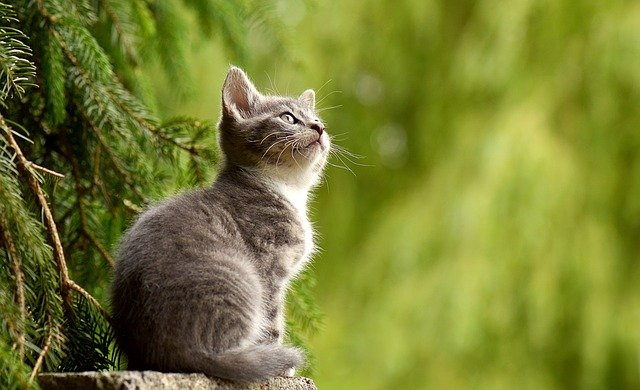
#> input picture OPENCV/learning/image/img.jpg, 640 x 390 px
$ jupyter execute '11.image_transformation(Blur).ipynb'
#> lines starting #> are read from the running program, lines starting #| are printed output that depends on the picture
#### 11. Image transformation (Blur)

average blurring

[cell 1]
import cv2
import numpy as np
import matplotlib.pyplot as plt

img = cv2.imread('image/img.jpg')
#> img is the input picture: shape (390, 640, 3); mean B, G, R 50.4, 126.1, 119.4

# 평균 필터 커널 생성
kernel_1 = np.ones((3, 3))/3**2 # 3x3 평균 커널 필터
kernel_2 = np.ones((5,5))/5**2 # 5x5 평균 커널 필터

# 필터 적용
blured_1 = cv2.filter2D(img, -1, kernel_1)
blured_2 = cv2.filter2D(img, -1, kernel_2)
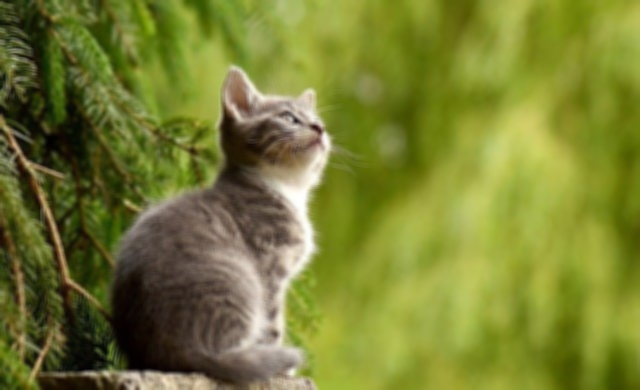
#> blured_2: shape (390, 640, 3); mean B, G, R 50.4, 126.1, 119.4

fig = plt.figure(figsize = (20, 20))
rows = 1
cols = 3

ax1 = fig.add_subplot(rows, cols, 1)
ax1.set_title('origin image')
plt.imshow(img)

ax2 = fig.add_subplot(rows, cols, 2)
ax2.set_title('3x3 average filter')
plt.imshow(blured_1)

ax3 = fig.add_subplot(rows, cols, 3)
ax3.set_title('5x5 average filter')
plt.imshow(blured_2)

plt.show()
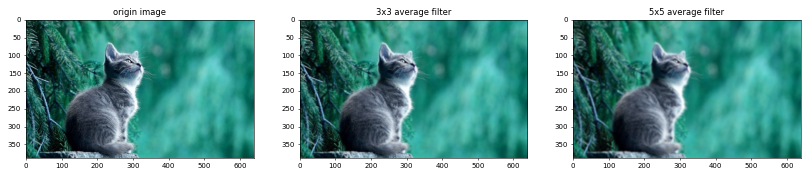
#> figure drawn by matplotlib, 3 panels; B, G, R data is drawn as R, G, B

blur function

[cell 2]
import cv2
import numpy as np

file_name = 'image/img.jpg'
img = cv2.imread(file_name)

# blur() 함수로 블러링  ---①
blur1 = cv2.blur(img, (10,10))
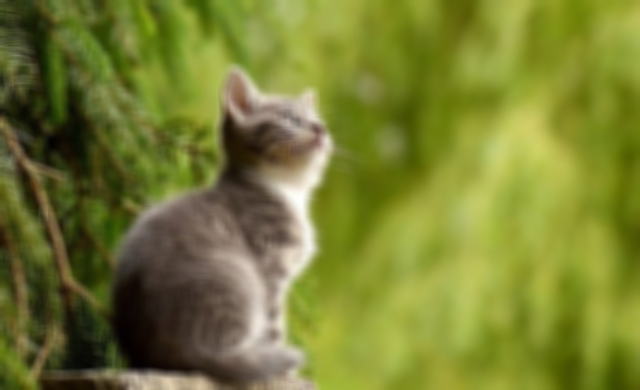
#> blur1: shape (390, 640, 3); mean B, G, R 50.4, 126, 119.3
# boxFilter() 함수로 블러링 적용 ---②
blur2 = cv2.boxFilter(img, -1, (10,10))

# 결과 출력
merged = np.hstack( (img, blur1, blur2))
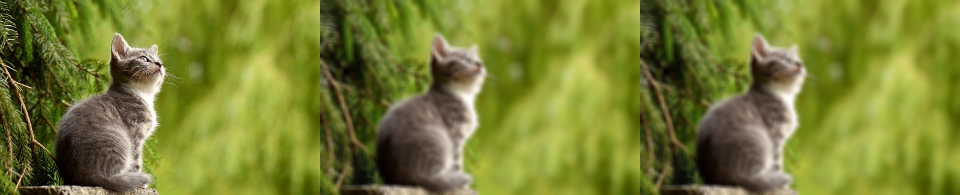
#> merged: shape (390, 1920, 3) (shown at 1/2 size); mean B, G, R 50.4, 126, 119.4
cv2.imshow('blur', merged)
cv2.waitKey(0)
cv2.destroyAllWindows()

[cell 3]
import cv2
import numpy as np
import matplotlib.pyplot as plt

img = cv2.imread('image/img.jpg')

# blur() 함수로 블러링
blur1 = cv2.blur(img, (10,10))
# boxFilter() 함수로 블러링 적용
blur2 = cv2.boxFilter(img, -1, (10,10))

fig = plt.figure(figsize = (20, 20))
rows = 1
cols = 3

ax1 = fig.add_subplot(rows, cols, 1)
ax1.set_title('original image')
plt.imshow(img)

ax2 = fig.add_subplot(rows, cols, 2)
ax2.set_title('blur() function image')
plt.imshow(blur1)

ax3 = fig.add_subplot(rows, cols, 3)
ax3.set_title('boxFilter() function image')
plt.imshow(blur2)

plt.show()
#> figure, not shown here; B, G, R data is drawn as R, G, B

Gaussian Blurring

> cv2.GaussianBlur(src, ksize, sigmaX, sigmaY, borderType)

[cell 4]
import cv2
import matplotlib.pyplot as plt

img = cv2.imread('image/img.jpg')

# (3, 3) (5, 5) (7, 7)
kernel_3 = cv2.GaussianBlur(img, (3, 3), 0)
kernel_5 = cv2.GaussianBlur(img, (5, 5), 0)
kernel_7 = cv2.GaussianBlur(img, (7, 7), 0)

fig = plt.figure(figsize = (10, 10))
rows = 2
cols = 2

ax1 = fig.add_subplot(rows, cols, 1)
ax1.set_title('original image')
plt.imshow(img)

ax2 = fig.add_subplot(rows, cols, 2)
ax2.set_title('blur image_1')
plt.imshow(kernel_3)

ax2 = fig.add_subplot(rows, cols, 3)
ax2.set_title('blur image_2')
plt.imshow(kernel_5)

ax2 = fig.add_subplot(rows, cols, 4)
ax2.set_title('blur image_3')
plt.imshow(kernel_7)

plt.show()
#> figure, not shown here; B, G, R data is drawn as R, G, B

표준 편차 변화에 따른 흐림

[cell 5]
import cv2

img = cv2.imread('image/img.jpg')

sigma_1 = cv2.GaussianBlur(img, (0, 0), 1) # sigmaX : 가우시안 커널의 x방향의 표준 편차
sigma_2 = cv2.GaussianBlur(img, (0, 0), 2)
sigma_3 = cv2.GaussianBlur(img, (0, 0), 3)

fig = plt.figure(figsize = (10, 10))
rows = 2
cols = 2

ax1 = fig.add_subplot(rows, cols, 1)
ax1.set_title('original image')
plt.imshow(img)

ax2 = fig.add_subplot(rows, cols, 2)
ax2.set_title('blur image_1')
plt.imshow(sigma_1)

ax2 = fig.add_subplot(rows, cols, 3)
ax2.set_title('blur image_2')
plt.imshow(sigma_2)

ax2 = fig.add_subplot(rows, cols, 4)
ax2.set_title('blur image_3')
plt.imshow(sigma_3)

plt.show()
#> figure, not shown here; B, G, R data is drawn as R, G, B

Bilateral filter

[cell 6]
import cv2
import numpy as np
import matplotlib.pyplot as plt

img = cv2.imread('image/img.jpg')

blur_1 = cv2.GaussianBlur(img, (7, 7), 0)

blur_2 = cv2.bilateralFilter(img, 5, 75, 75)

merge = np.hstack((img, blur_1, blur_2))
cv2.imshow('blur', merge)
cv2.waitKey(0)
cv2.destroyAllWindows()

fig = plt.figure(figsize = (20, 10))
rows = 1
cols = 3

ax1 = fig.add_subplot(rows, cols, 1)
ax1.set_title('original image')
plt.imshow(img)

ax2 = fig.add_subplot(rows, cols, 2)
ax2.set_title('blur image_1')
plt.imshow(blur_1)

ax3 = fig.add_subplot(rows, cols, 3)
ax3.set_title('blur image_2')
plt.imshow(blur_2)

plt.show()
#> figure, not shown here; B, G, R data is drawn as R, G, B

$ run again, with OPENCV/learning/image/newspaper.jpg copied over OPENCV/learning/image/img.jpg
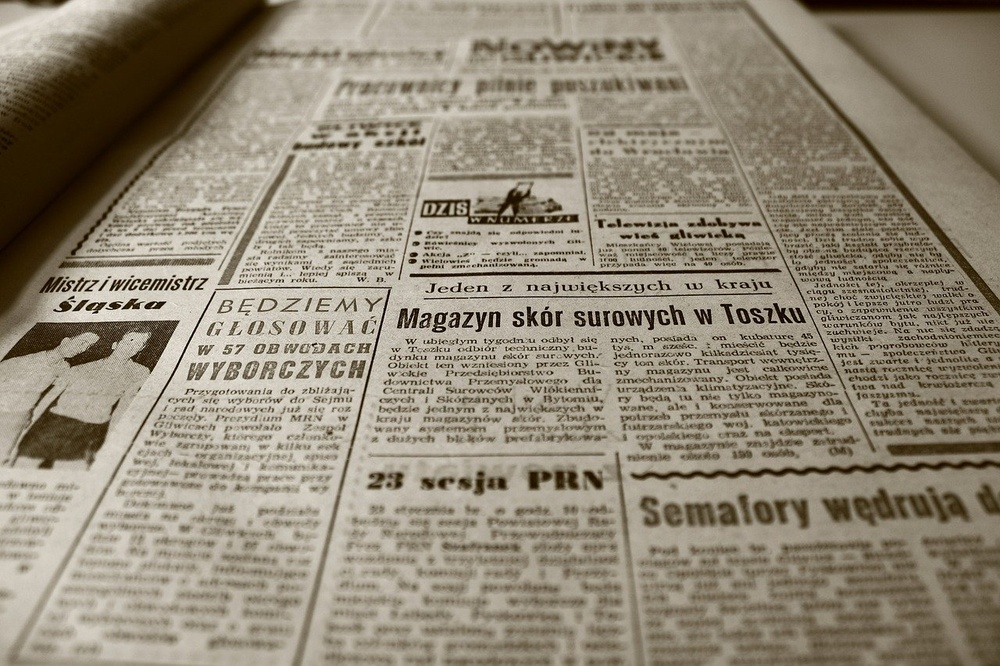
#> input picture OPENCV/learning/image/newspaper.jpg, 1000 x 666 px, shrunk from 1280 x 853 before the run
#> img is the input picture: shape (666, 1000, 3); mean B, G, R 118.1, 135.9, 145.1
#> `plt.show()`:
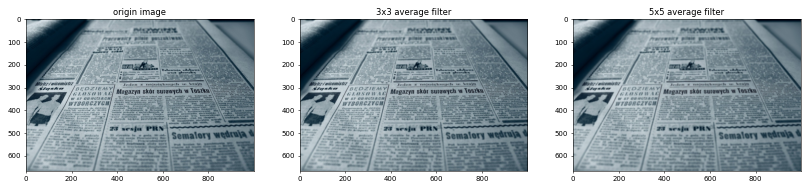
#> figure drawn by matplotlib, 3 panels; B, G, R data is drawn as R, G, B
#> `merge = np.hstack((img, blur_1, blur_2))`:
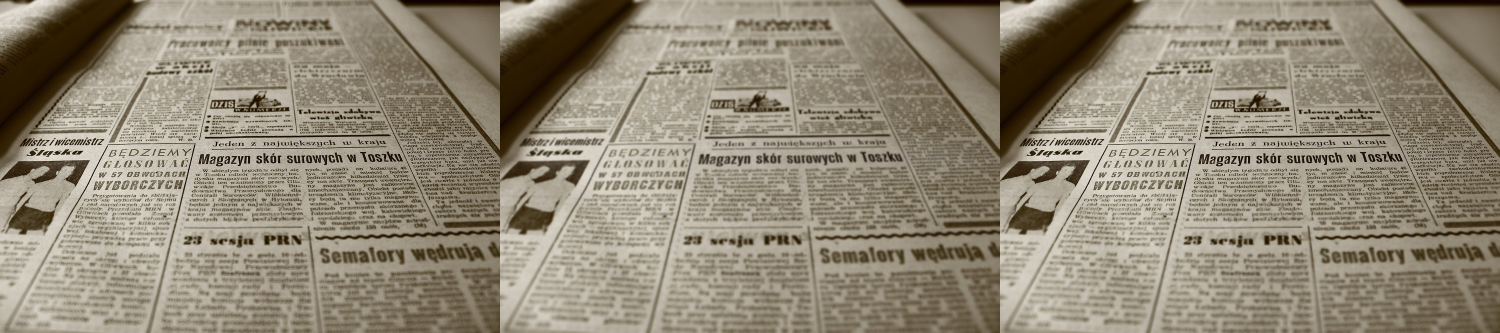
#> merge: shape (666, 3000, 3) (shown at 1/2 size); mean B, G, R 118.2, 135.9, 145.1
